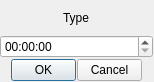
<?xml version="1.0" encoding="UTF-8"?>
<ui version="4.0">
 <class>DailyDialogTime</class>
 <widget class="QDialog" name="DailyDialogTime">
  <property name="geometry">
   <rect>
    <x>0</x>
    <y>0</y>
    <width>154</width>
    <height>82</height>
   </rect>
  </property>
  <property name="sizePolicy">
   <sizepolicy hsizetype="Maximum" vsizetype="Preferred">
    <horstretch>0</horstretch>
    <verstretch>0</verstretch>
   </sizepolicy>
  </property>
  <property name="windowTitle">
   <string/>
  </property>
  <layout class="QVBoxLayout" name="verticalLayout">
   <property name="spacing">
    <number>1</number>
   </property>
   <property name="leftMargin">
    <number>0</number>
   </property>
   <property name="topMargin">
    <number>1</number>
   </property>
   <property name="rightMargin">
    <number>1</number>
   </property>
   <property name="bottomMargin">
    <number>1</number>
   </property>
   <item>
    <layout class="QHBoxLayout" name="horizontalLayout_2">
     <property name="spacing">
      <number>1</number>
     </property>
     <item>
      <spacer name="horizontalSpacer_3">
       <property name="orientation">
        <enum>Qt::Horizontal</enum>
       </property>
       <property name="sizeHint" stdset="0">
        <size>
         <width>40</width>
         <height>20</height>
        </size>
       </property>
      </spacer>
     </item>
     <item>
      <widget class="QLabel" name="lblType">
       <property name="layoutDirection">
        <enum>Qt::LeftToRight</enum>
       </property>
       <property name="autoFillBackground">
        <bool>true</bool>
       </property>
       <property name="text">
        <string>Type</string>
       </property>
      </widget>
     </item>
     <item>
      <spacer name="horizontalSpacer_2">
       <property name="orientation">
        <enum>Qt::Horizontal</enum>
       </property>
       <property name="sizeHint" stdset="0">
        <size>
         <width>40</width>
         <height>20</height>
        </size>
       </property>
      </spacer>
     </item>
    </layout>
   </item>
   <item>
    <widget class="QTimeEdit" name="timeEdit"/>
   </item>
   <item>
    <layout class="QHBoxLayout" name="horizontalLayout">
     <property name="spacing">
      <number>1</number>
     </property>
     <item>
      <spacer name="horizontalSpacer">
       <property name="orientation">
        <enum>Qt::Horizontal</enum>
       </property>
       <property name="sizeType">
        <enum>QSizePolicy::Preferred</enum>
       </property>
       <property name="sizeHint" stdset="0">
        <size>
         <width>20</width>
         <height>20</height>
        </size>
       </property>
      </spacer>
     </item>
     <item>
      <widget class="QPushButton" name="btnOK">
       <property name="minimumSize">
        <size>
         <width>65</width>
         <height>0</height>
        </size>
       </property>
       <property name="maximumSize">
        <size>
         <width>45</width>
         <height>16777215</height>
        </size>
       </property>
       <property name="text">
        <string>OK</string>
       </property>
      </widget>
     </item>
     <item>
      <widget class="QPushButton" name="btnCancel">
       <property name="minimumSize">
        <size>
         <width>65</width>
         <height>0</height>
        </size>
       </property>
       <property name="maximumSize">
        <size>
         <width>45</width>
         <height>16777215</height>
        </size>
       </property>
       <property name="text">
        <string>Cancel</string>
       </property>
      </widget>
     </item>
     <item>
      <spacer name="horizontalSpacer_4">
       <property name="orientation">
        <enum>Qt::Horizontal</enum>
       </property>
       <property name="sizeType">
        <enum>QSizePolicy::Preferred</enum>
       </property>
       <property name="sizeHint" stdset="0">
        <size>
         <width>20</width>
         <height>20</height>
        </size>
       </property>
      </spacer>
     </item>
    </layout>
   </item>
  </layout>
 </widget>
 <resources/>
 <connections/>
</ui>
